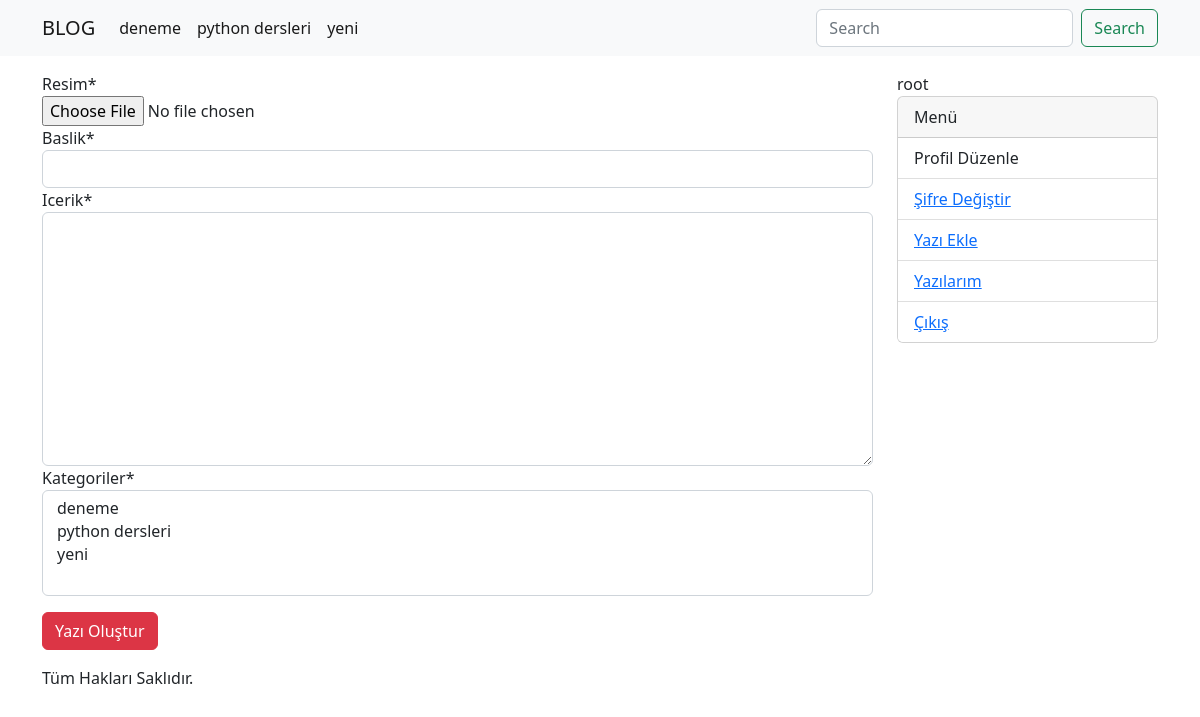
Page /yazi-ekle (signed in) on the committed database.
### blog/models/kategori.py (models this page shows)
class KategoriModel(models.Model):
    isim = models.CharField(max_length=30, blank=False, null=False)
    slug = AutoSlugField(populate_from='isim', unique = True)
    class Meta:
        db_table = 'kategori'
        verbose_name_plural = 'Kategoriler'
        verbose_name ='Kategori'
    def __str__(self):
        return self.isim

### account/models.py (models this page shows)
class CustomUserModel(AbstractUser):
    avatar=models.ImageField(upload_to='avatar/', blank=True, null=True)
    class Meta:
        db_table='user'
        verbose_name='Kullanıcı'
        verbose_name_plural='Kullanıcılar'
    def __str__(self):
        return self.username

### blog/views/yazi_ekle.py (the view)
# urls.py: path('yazi-ekle', yazi_ekle, name='yazi-ekle'),
@login_required(login_url='/')
def yazi_ekle(request):
    form =YaziEkleModelForm(request.POST or None, files=request.FILES or None)
    if form.is_valid():
        yazi=form.save(commit=False)
        yazi.yazar=request.user
        yazi.save()
        form.save_m2m()
        return redirect('detay', slug=yazi.slug)
    return render (request, 'pages/yazi-ekle.html', context = {
        'form': form
    })

### blog/forms/yazi_ekle.py
class YaziEkleModelForm(forms.ModelForm):
    class Meta:
        model = YazilarModel
        exclude =('yazar', 'slug')

### blog/templatetags/kategori_list.py (called while the page is built)
@register.simple_tag
def kategori_list():
    kategoriler=KategoriModel.objects.all()
    return kategoriler

### blog/templates/pages/yazi-ekle.html (shortened to what this page needs)
{% extends 'base.html' %}
{% load crispy_forms_tags %}
{% block content %}
    <form action="{% url 'yazi-ekle' %}" enctype="multipart/form-data" method="POST">
        {{ form | crispy}}
        <input type="submit" class= 'btn btn-danger mt-3 mb-3' value="Yazı Oluştur"/>
    </form>
{% endblock %}

### templates/components/navbar.html (shortened to what this page needs)
{% load kategori_list %}
{% kategori_list as kategoriler %}
<nav class="navbar navbar-expand-lg bg-light">
    <div class="container">
      <a class="navbar-brand" href="{% url 'anasayfa' %}">BLOG</a>
      <div class="collapse navbar-collapse" id="navbarSupportedContent">
        <ul class="navbar-nav me-auto mb-2 mb-lg-0">
          {% for kategori in kategoriler %}
          <li class="nav-item">
            <a class="nav-link active" aria-current="page" href="{% url 'kategori' kategoriSlug=kategori.slug %}">{{ kategori.isim }}</a>
          </li>
          {% endfor %}
        </ul>
        <form acrion="{% url 'anasayfa' %}" class="d-flex" role="search">
          <input class="form-control me-2" name="sorgu" type="search" placeholder="Search" aria-label="Search">
          <button class="btn btn-outline-success"  type="submit">Search</button>
        </form>
      </div>
    </div>
  </nav>

### templates/components/sidebar.html
<div class="col-sm-3">
  {{request.user}}
    <div class="card mb-3">
        <div class="card-header">
          Menü
        </div>
        {% if request.user.is_authenticated %}
          <ul class="list-group list-group-flush">
            <li class="list-group-item">Profil Düzenle</li>
            <li class="list-group-item"><a href="{% url 'sifre-degistir' %}">Şifre Değiştir</a></li>
            <li class="list-group-item"><a href="{% url 'yazi-ekle' %}">Yazı Ekle</li>
            <li class="list-group-item"><a href="{% url 'yazilarim' %}">Yazılarım</a></li>
            <li class="list-group-item"><a href="{% url 'cikis' %}">Çıkış</a></li>
          </ul>
        {% else %}
        Login formu gelecek.
        {% endif %}
      </div>
</div>

### rows in the picture
KategoriModel: isim "deneme"
KategoriModel: isim "python dersleri"
KategoriModel: isim "yeni"
CustomUserModel: user "root"
